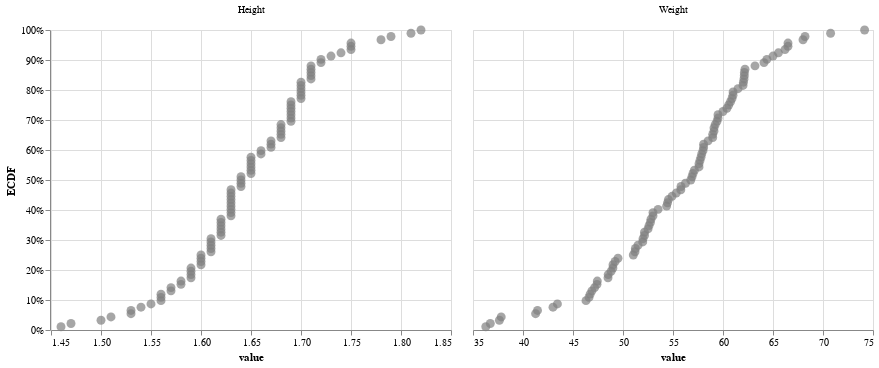

Notebook source saved alongside this figure:
### Code cell
alt.Chart().mark_circle(color="grey", size=80).encode(
    alt.X("value", scale=alt.Scale(zero=False)),
    alt.Y("ECDF", axis=alt.Axis(format="%")),
).facet(
    data=df[["Height", "Weight"]]
    .melt()
    .assign(
        ECDF=lambda d: d.groupby("variable").transform(
            lambda x: x.rank(method="first") / x.shape[0]
        )
    ),
    column=alt.Column("variable", title=None),
).resolve_scale(
    x="independent"
)

### Figure 1 — Vega-Lite specification as saved in the notebook (floating-point values rounded to 4 significant figures; data arrays with more than 128 entries replaced by an {"elided": "..."} marker saying what was removed)
{"$schema": "https://vega.github.io/schema/vega-lite/v2.6.0.json", "config": {"view": {"height": 300, "width": 400}}, "data": {"name": "data-bd646c8ddf325de86e81aad67420a001"}, "datasets": {"data-bd646c8ddf325de86e81aad67420a001": {"elided": "184 records"}}, "facet": {"column": {"field": "variable", "title": null, "type": "nominal"}}, "resolve": {"scale": {"x": "independent", "y": "shared"}}, "spec": {"encoding": {"x": {"field": "value", "scale": {"zero": false}, "type": "quantitative"}, "y": {"axis": {"format": "%"}, "field": "ECDF", "type": "quantitative"}}, "mark": {"color": "grey", "size": 80, "type": "circle"}}}
